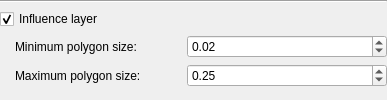
           <widget class="QWidget" name="influenceLayerPanel" native="true">
            <property name="sizePolicy">
             <sizepolicy hsizetype="Preferred" vsizetype="Fixed">
              <horstretch>0</horstretch>
              <verstretch>0</verstretch>
             </sizepolicy>
            </property>
            <layout class="QVBoxLayout" name="verticalLayout_4">
             <property name="leftMargin">
              <number>0</number>
             </property>
             <property name="topMargin">
              <number>0</number>
             </property>
             <property name="rightMargin">
              <number>0</number>
             </property>
             <property name="bottomMargin">
              <number>9</number>
             </property>
             <item>
              <widget class="Line" name="influenceLine">
               <property name="orientation">
                <enum>Qt::Horizontal</enum>
               </property>
              </widget>
             </item>
             <item>
              <widget class="QCheckBox" name="influenceLayerChk">
               <property name="toolTip">
                <string>&lt;html&gt;&lt;head/&gt;&lt;body&gt;&lt;p&gt;If an Influcence Layer is detected, this enables it to influence the ploygon subdivision desnity.&lt;/p&gt;&lt;p&gt;To create an influence layer, copy the original layer, enable alpha lock, add &amp;quot;&lt;span style=&quot; font-weight:600;&quot;&gt;_influence&lt;/span&gt;&amp;quot; to the end of the name, and paint over it in greyscale.&lt;br/&gt;&lt;br/&gt;Subdivision level will be lower where the influence layer is black and higher where the influence layer is white.&lt;/p&gt;&lt;/body&gt;&lt;/html&gt;</string>
               </property>
               <property name="text">
                <string>Influence layer</string>
               </property>
               <property name="checked">
                <bool>true</bool>
               </property>
              </widget>
             </item>
             <item>
              <layout class="QHBoxLayout" name="minimalPolygonSize">
               <item>
                <widget class="QLabel" name="minimumPolygonSizeLabel">
                 <property name="toolTip">
                  <string>&lt;html&gt;&lt;head/&gt;&lt;body&gt;&lt;p&gt;Parameter for specify the minimum number of division depending on the white influence value.&lt;/p&gt;&lt;p&gt;&lt;span style=&quot; font-weight:600;&quot;&gt;Range [0.01-0.25]&lt;br/&gt;Default [0.02]&lt;/span&gt;&lt;/p&gt;&lt;/body&gt;&lt;/html&gt;</string>
                 </property>
                 <property name="text">
                  <string>Minimum polygon size:</string>
                 </property>
                 <property name="indent">
                  <number>15</number>
                 </property>
                </widget>
               </item>
               <item>
                <spacer name="minimalPolygonSizeSpacer">
                 <property name="orientation">
                  <enum>Qt::Horizontal</enum>
                 </property>
                 <property name="sizeHint" stdset="0">
                  <size>
                   <width>40</width>
                   <height>20</height>
                  </size>
                 </property>
                </spacer>
               </item>
               <item>
                <widget class="QDoubleSpinBox" name="minimumPolygonSizeField">
                 <property name="minimumSize">
                  <size>
                   <width>200</width>
                   <height>0</height>
                  </size>
                 </property>
                 <property name="maximumSize">
                  <size>
                   <width>16777215</width>
                   <height>16777215</height>
                  </size>
                 </property>
                 <property name="toolTip">
                  <string>&lt;html&gt;&lt;head/&gt;&lt;body&gt;&lt;p&gt;Parameter for specify the minimum number of division depending on the white influence value.&lt;/p&gt;&lt;p&gt;&lt;br/&gt;&lt;span style=&quot; font-weight:600;&quot;&gt;Range [0.01-0.25]&lt;br/&gt;Default [0.02]&lt;/span&gt;&lt;/p&gt;&lt;/body&gt;&lt;/html&gt;</string>
                 </property>
                 <property name="minimum">
                  <double>0.010000000000000</double>
                 </property>
                 <property name="maximum">
                  <double>0.250000000000000</double>
                 </property>
                 <property name="singleStep">
                  <double>0.010000000000000</double>
                 </property>
                 <property name="value">
                  <double>0.020000000000000</double>
                 </property>
                </widget>
               </item>
              </layout>
             </item>
             <item>
              <layout class="QHBoxLayout" name="maximalPolygonSize">
               <item>
                <widget class="QLabel" name="maximumPolygonSizeLabel">
                 <property name="toolTip">
                  <string>&lt;html&gt;&lt;head/&gt;&lt;body&gt;&lt;p&gt;Parameter for specify the maximum number of division depending on the black influence value.&lt;/p&gt;&lt;p&gt;&lt;span style=&quot; font-weight:600;&quot;&gt;Range [0.1-1.0]&lt;br/&gt;Default [0.25]&lt;/span&gt;&lt;/p&gt;&lt;/body&gt;&lt;/html&gt;</string>
                 </property>
                 <property name="text">
                  <string>Maximum polygon size:</string>
                 </property>
                 <property name="indent">
                  <number>15</number>
                 </property>
                </widget>
               </item>
               <item>
                <spacer name="maximalPolygonSizeSpacer">
                 <property name="orientation">
                  <enum>Qt::Horizontal</enum>
                 </property>
                 <property name="sizeHint" stdset="0">
                  <size>
                   <width>40</width>
                   <height>20</height>
                  </size>
                 </property>
                </spacer>
               </item>
               <item>
                <widget class="QDoubleSpinBox" name="maximumPolygonSizeField">
                 <property name="minimumSize">
                  <size>
                   <width>200</width>
                   <height>0</height>
                  </size>
                 </property>
                 <property name="maximumSize">
                  <size>
                   <width>16777215</width>
                   <height>16777215</height>
                  </size>
                 </property>
                 <property name="toolTip">
                  <string>&lt;html&gt;&lt;head/&gt;&lt;body&gt;&lt;p&gt;Parameter for specify the maximum number of division depending on the black influence value.&lt;/p&gt;&lt;p&gt;&lt;span style=&quot; font-weight:600;&quot;&gt;Range [0.1-1.0]&lt;br/&gt;Default [0.25]&lt;/span&gt;&lt;/p&gt;&lt;/body&gt;&lt;/html&gt;</string>
                 </property>
                 <property name="minimum">
                  <double>0.100000000000000</double>
                 </property>
                 <property name="maximum">
                  <double>1.000000000000000</double>
                 </property>
                 <property name="singleStep">
                  <double>0.010000000000000</double>
                 </property>
                 <property name="value">
                  <double>0.250000000000000</double>
                 </property>
                </widget>
               </item>
              </layout>
             </item>
            </layout>
           </widget>
